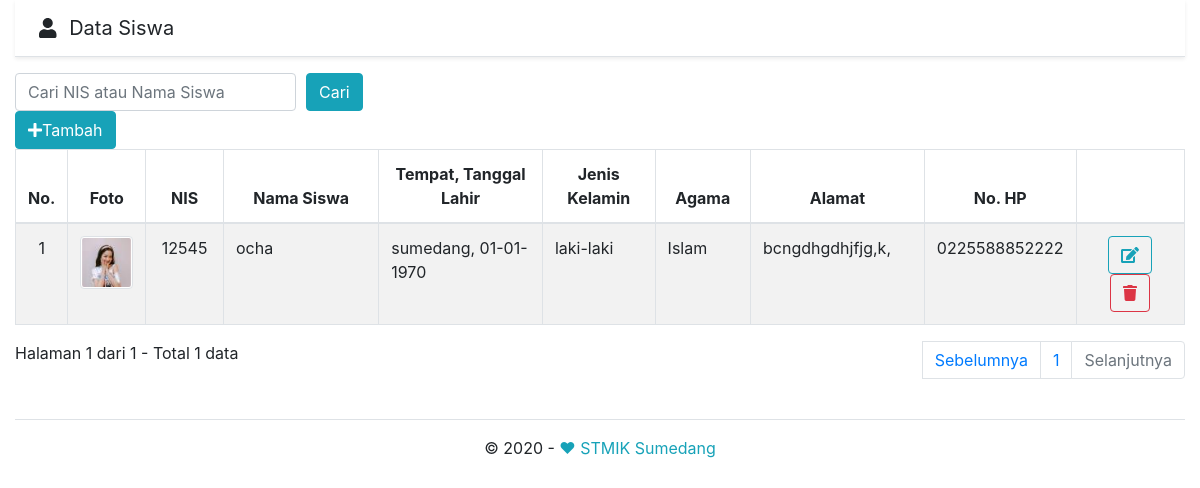
The page / on the database its author committed.
### tables this page shows
CREATE TABLE `tbl_siswa` (
  `nis` varchar(10) NOT NULL,
  `nama` varchar(30) NOT NULL,
  `tempat_lahir` varchar(30) NOT NULL,
  `tanggal_lahir` date NOT NULL,
  `jenis_kelamin` enum('laki-laki','perempuan') NOT NULL,
  `agama` varchar(20) NOT NULL,
  `alamat` varchar(50) NOT NULL,
  `no_hp` varchar(13) NOT NULL,
  `foto` varchar(50) NOT NULL
);

### tampil_data.php (the view, shortened to what this page needs)
<?php
if (isset($_POST['cari'])) {
    $cari = $_POST['cari'];
}
else{
    $cari = "";
}
?>
<div class="row">
    <div class="col-md-12">
        <form class="mr-3" action="index.php" method="post">
            <div class="form-row">
                <div class="col-3">
                  <input type="text" class="form-control" name="cari" placeholder="Cari NIS atau Nama Siswa" value="<?php echo $cari; ?>">
                </div>
                <div class="col-8">
                    <buttom type="submit" class="btn btn-info">Cari</button>
                </div>
                <div class="col">
                  <a class="btn btn-info" href="?page=tambah" role="button"><i class="fas fa-plus"></i>Tambah</a>
                </div>
            </div>
        </form>
        <table class="table table-striped table-bordered">
          <thead>
           <tr>
             <th>No.</th>
             <th>Foto</th>
             <th>NIS</th>
             <th>Nama Siswa</th>
             <th>Tempat, Tanggal Lahir</th>
             <th>Jenis Kelamin</th>
             <th>Agama</th>
             <th>Alamat</th>
             <th>No. HP</th>
             <th></th>
            </tr>
          </thead>
          <tbody>
          <?php
          $batas = 5;
          if(isset($cari)) {
              $query_jumlah = mysqli_query($db, "SELECT count(nis) as jumlah FROM tbl_siswa WHERE nis LIKE '%$cari%' OR nama LIKE '%$cari%'")or die('Ada kesalahan pada query jumlah:'.mysqli_error($db));
          }
          else {
              $query_jumlah = mysqli_query($db, "SELECT count(nis) as jumlah FROM tbl_siswa")or die('Ada kesalahan pada query jumlah:'.mysqli_error($db));
          }
          $data_jumlah  = mysqli_fetch_assoc($query_jumlah);
          $jumlah       = $data_jumlah['jumlah'];
          $halaman      = ceil($jumlah / $batas);
          $page         = (isset($_GET['hal'])) ? (int)$_GET['hal'] : 1;
          $mulai        = ($page - 1) * $batas;
          $no = $mulai + 1;
          if (isset($cari)) {
              $query = mysqli_query($db, "SELECT * FROM tbl_siswa WHERE nis LIKE '%$cari%' OR nama LIKE '%$cari%' ORDER BY nis DESC LIMIT $mulai, $batas")or die('Ada kesalahan pada query siswa: '.mysqli_error($db));
          }
          else {
              $query = mysqli_query($db, "SELECT * FROM tbl_siswa ORDER BY nis DESC LIMIT $mulai, $batas")or die('Ada kesalahan pada query siswa: '.mysqli_error($db));
          }
          while ($data = mysqli_fetch_assoc($query)) { ?>
            <tr>
                <td width="30" class="center"><?php echo $no; ?></td>
                <td width="45"><img class="foto-thumbnail" src='foto/<?php echo $data['foto']; ?>' alt="Foto Siswa"></td>
                <td width="80" class="center"><?php echo $data['nis']; ?></td>
                <td width="180"><?php echo $data['nama']; ?></td>
                <td width="180"><?php echo $data['tempat_lahir']; ?>, <?php echo date('d-m-Y', strtotime($data['tanggal_lahir'])); ?></td>
                <td width="120"><?php echo $data['jenis_kelamin']; ?></td>
                <td width="100"><?php echo $data['agama']; ?></td>
                <td width="180"><?php echo $data['alamat']; ?></td>
                <td width="70" class="center"><?php echo $data['no_hp']; ?></td>
                <td width="120" class="center">
                 <a title="Ubah" class="btn btn-outline-info" href="?page=ubah&nis=<?php echo $data['nis']; ?>"><i class="fas fa-edit"></i></a><a title="Hapus" class="btn btn-outline-danger" href="proses_hapus.php?nis=<?php echo $data['nis'];?>" onclick="return confirm('Anda yakin ingin menghapus siswa <?php echo $data['nama']; ?>?');"><i class="fas fa-trash"></i></a>
                </td>
            </tr>
        <?php
          $no++;
          } ?>
          </tbody>
    </table>
    <?php
    if (empty($_GET['hal'])) {
        $halaman_aktif = '1';
    }
    else {
        $halaman_aktif = $_GET['hal'];
    }
    ?>
    <div class="row">
      <div class="col">
       <a>
         Halaman <?php echo $halaman_aktif; ?> dari <?php echo $halaman; ?> - Total <?php echo $jumlah; ?> data
         </a>
      </div>
      <div class="col">
        <nav aria-label="Page navigation example">
          <ul class="pagination justify-content-end">
          <?php
          if ($halaman_aktif<='1') { ?>
            <li class="page_item disable"> <span class="page-link">Sebelumnya</span></li>
            <?php
          }
          else { ?>
           <li class="page-item"><a class="page-link" href="?hal=<?php echo $page -1 ?>">Sebelumnya</a></li>
           <?php } ?>
           <?php
           for($x=1; $x<=$halaman; $x++) { ?>
           <li class="page-item"><a class="page-link" href="?hal=<?php echo $x ?>"><?php echo $x ?></a></li>
           <?php } ?>
           <?php
           if ($halaman_aktif>=$halaman) { ?>
             <li class="page-item disabled"> <span class="page-link">Selanjutnya</span></li>
           <?php
           }
           else { ?>
             <li class="page-item"><a class ="page-link" href="?hal=<?php echo $page +1 ?>">Selanjutnya</a></li>
           <?php } ?>
           </ul>
        </nav>
    </div>
  </div>
 </div>
</div>

### assets/css/style.css (style rules this page uses)
.table thead th { vertical-align: bottom; border-bottom: 2px solid #dee2e6; text-align: center; }
.center { text-align: center; }
.foto-thumbnail { padding: .07rem; background-color: #fff; border: 1px solid #dee2e6; border-radius: .25rem; width: 3.3rem; height: auto; }

### rows shown on the page
tbl_siswa: foto (picture), nis "12545", nama "ocha", tempat_lahir "sumedang", tanggal_lahir "01-01-1970", jenis_kelamin "laki-laki", agama "Islam", alamat "bcngdhgdhjfjg,k,", no_hp "0225588852222"

### other values the page prints
$halaman_aktif "1"
$halaman "1"
$jumlah "1"
